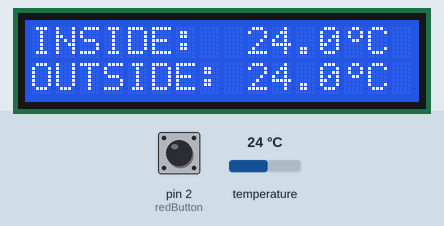
Recording of a sketch running on a simulated Arduino Uno, built with avr-gcc and run on an emulated ATmega328P. Shown: 16×2 character LCD. Inputs (shaded band) come from the test bench; at power-on: temperature 24 °C, pin 2 (redButton) HIGH. What the sketch prints to the serial monitor is not drawn.

Above: at 1.4 s.
1.5 s: temperature set to 12 °C
At 2.9 s:
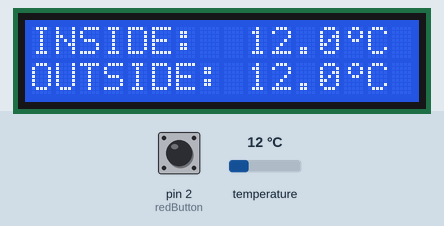
4.5 s: pin 2 (redButton) pulled LOW for 0.15 s
At 6.0 s:
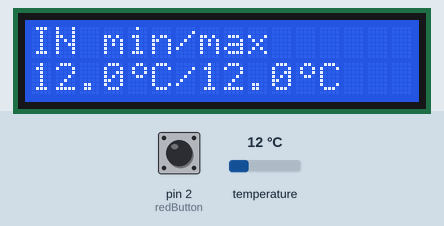
7.6 s: temperature set to 19 °C
At 10.44 s:
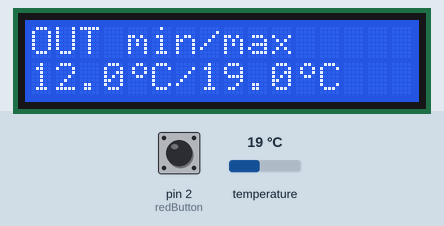
10.6 s: temperature set to 28 °C
At 11.2 s:
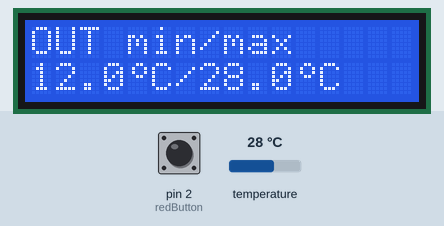
Timing chart, 0 to 13.6 s (numbered marks = the images above; inputs shaded):
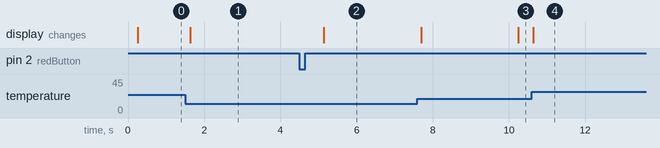

Measured:
- after the input at 1.5 s, the display: changes after 0.13 s (image 1)
- after the input at 4.5 s, the display: changes after 0.64 s (image 2)
- after the input at 7.6 s, the display: first changes after 0.09 s (image 3 shows a later state)
- after the input at 10.6 s, the display: changes at once (image 4)

The sketch:

zad4.3.ino
```cpp
#include <OneWire.h>
#include <DallasTemperature.h>
#include <LiquidCrystal_I2C.h>
#include "Basic_Button.h"
#include <limits.h>

#define ONE_WIRE_BUS A1
#define TEMP_PREC 9
#define DISPLAY_INTERVAL 5000
#define DISPLAY_CURRENT_TEMP 0
#define DISPLAY_MINMAX_IN_TEMP 1
#define DISPLAY_MINMAX_OUT_TEMP 2

OneWire oneWire(ONE_WIRE_BUS);
DallasTemperature sensors(&oneWire);
DeviceAddress outsideTemp = {0x28, 0xFF, 0xBF, 0x44, 0x50, 0x19, 0x01, 0xFD};
DeviceAddress insideTemp = {0x28, 0xFF, 0xBF, 0x44, 0x50, 0x19, 0x01, 0xFD};
LiquidCrystal_I2C lcd(0x27, 2, 1, 0, 4, 5, 6, 7, 3, POSITIVE);
Button redButton(2);

byte degree[8] = {
    B00110,
    B01001,
    B01001,
    B00110,
    B00000,
    B00000,
    B00000,
};

const byte DEGREE_CHAR = 0;
int prevTempOutRaw;
int prevTempInRaw;
int inMaxTempRaw;
int inMinTempRaw;
int outMaxTempRaw;
int outMinTempRaw;
int inTempRaw;
int outTempRaw;
unsigned long lastDisplayUpdate;
byte displayMode = DISPLAY_CURRENT_TEMP;
byte lastDisplayMode = 255;
bool minmax_updated = false;

void setup()
{
    Serial.begin(9600);
    lcd.begin(16, 2);
    lcd.clear();
    lcd.createChar(DEGREE_CHAR, degree);

    if (oneWire.search(outsideTemp))
        Serial.println(F("outside thermometer found"));
    else
        Serial.println(F("Unable to find outside thermometer"));

    if (oneWire.search(insideTemp))
        Serial.println(F("inside thermometer found"));
    else
        Serial.println(F("Unable to find inside thermometer"));

    sensors.setResolution(TEMP_PREC);
    lastDisplayUpdate = millis();
    updateTempReadings();
    resetMinMax();
    printCurrentTemp();

    attachInterrupt(digitalPinToInterrupt(2), onRedButtonPressed, FALLING);
}

void loop()
{
    updateTempReadings();
    updateMinMax();

    //update display mode
    fix_time();
    if (millis() - lastDisplayUpdate > DISPLAY_INTERVAL)
    {
        displayMode = (displayMode + 1) % 3;
        lastDisplayUpdate = millis();
    }

    if (displayMode == DISPLAY_CURRENT_TEMP)
        printCurrentTemp();
    else if (displayMode == DISPLAY_MINMAX_IN_TEMP)
        printMinMaxInside();
    else
        printMinMaxOutside();
}

void printCurrentTemp()
{
    if (lastDisplayMode != DISPLAY_CURRENT_TEMP)
    {
        lcd.clear();
        //print inside temp C
        lcd.print(F("INSIDE:"));
        lcd.setCursor(9, 0);
        lcd.print(sensors.rawToCelsius(inTempRaw), 1);
        lcd.write(DEGREE_CHAR);
        lcd.print(F("C"));

        //print outside temp C
        lcd.setCursor(0, 1);
        lcd.print(F("OUTSIDE:"));
        lcd.setCursor(9, 1);
        lcd.print(sensors.rawToCelsius(outTempRaw), 1);
        lcd.write(DEGREE_CHAR);
        lcd.print(F("C"));

        lastDisplayMode = DISPLAY_CURRENT_TEMP;
    }
    else
    {
        if (inTempRaw != prevTempInRaw)
        {
            lcd.setCursor(9, 0);
            lcd.print(F("       "));
            lcd.setCursor(9, 0);
            lcd.print(sensors.rawToCelsius(inTempRaw), 1);
            lcd.write(DEGREE_CHAR);
            lcd.print(F("C"));

            prevTempInRaw = inTempRaw;
        }

        if (outTempRaw != prevTempOutRaw)
        {
            lcd.setCursor(9, 1);
            lcd.print(F("       "));
            lcd.setCursor(9, 1);
            lcd.print(sensors.rawToCelsius(outTempRaw), 1);
            lcd.write(DEGREE_CHAR);
            lcd.print(F("C"));

            prevTempOutRaw = outTempRaw;
        }
    }
}

void printMinMaxInside()
{
    if (lastDisplayMode != DISPLAY_MINMAX_IN_TEMP)
    {
        lcd.clear();
        lcd.setCursor(0, 0);
        lcd.print(F("IN min/max"));
        lcd.setCursor(0, 1);
        lcd.print(sensors.rawToCelsius(inMinTempRaw), 1);
        lcd.write(DEGREE_CHAR);
        lcd.print(F("C/"));
        lcd.print(sensors.rawToCelsius(inMaxTempRaw), 1);
        lcd.write(DEGREE_CHAR);
        lcd.print(F("C"));

        lastDisplayMode = DISPLAY_MINMAX_IN_TEMP;
    }
    else if (minmax_updated)
    {
        lcd.setCursor(0, 1);
        lcd.print(F("                "));
        lcd.setCursor(0, 1);
        lcd.print(sensors.rawToCelsius(inMinTempRaw), 1);
        lcd.write(DEGREE_CHAR);
        lcd.print(F("C/"));
        lcd.print(sensors.rawToCelsius(inMaxTempRaw), 1);
        lcd.write(DEGREE_CHAR);
        lcd.print(F("C"));
    }
}

void printMinMaxOutside()
{
    if (lastDisplayMode != DISPLAY_MINMAX_OUT_TEMP)
    {
        lcd.clear();
        lcd.setCursor(0, 0);
        lcd.print(F("OUT min/max"));
        lcd.setCursor(0, 1);
        lcd.print(sensors.rawToCelsius(outMinTempRaw), 1);
        lcd.write(DEGREE_CHAR);
        lcd.print(F("C/"));
        lcd.print(sensors.rawToCelsius(outMaxTempRaw), 1);
        lcd.write(DEGREE_CHAR);
        lcd.print(F("C"));

        lastDisplayMode = DISPLAY_MINMAX_OUT_TEMP;
    }
    else if (minmax_updated)
    {
        lcd.setCursor(0, 1);
        lcd.print(F("                "));
        lcd.setCursor(0, 1);
        lcd.print(sensors.rawToCelsius(outMinTempRaw), 1);
        lcd.write(DEGREE_CHAR);
        lcd.print(F("C/"));
        lcd.print(sensors.rawToCelsius(outMaxTempRaw), 1);
        lcd.write(DEGREE_CHAR);
        lcd.print(F("C"));
    }
}

void updateMinMax()
{
    bool updated = false;

    //update inside min/max
    if (outTempRaw > outMaxTempRaw)
    {
        outMaxTempRaw = outTempRaw;
        updated = true;
    }

    else if (outTempRaw < outMinTempRaw)
    {
        outMinTempRaw = outTempRaw;
        updated = true;
    }

    //update outside min/max
    if (inTempRaw > inMaxTempRaw)
    {
        inMaxTempRaw = inTempRaw;
        updated = true;
    }
    else if (inTempRaw < inMinTempRaw)
    {
        inMinTempRaw = inTempRaw;
        updated = true;
    }

    minmax_updated = updated;
}

void resetMinMax()
{
    inMaxTempRaw = inTempRaw;
    inMinTempRaw = inTempRaw;
    outMaxTempRaw = outTempRaw;
    outMinTempRaw = outTempRaw;
}

void onRedButtonPressed()
{
    if (redButton.onInterrupt())
        resetMinMax();
}

void fix_time()
{
    //fix time of last update when arduino time clock overflows
    if (millis() < lastDisplayUpdate)
        lastDisplayUpdate = ULONG_MAX - lastDisplayUpdate;
}

void updateTempReadings()
{
    sensors.requestTemperatures();
    inTempRaw = sensors.getTemp(insideTemp);
    outTempRaw = sensors.getTemp(outsideTemp);
}
```
